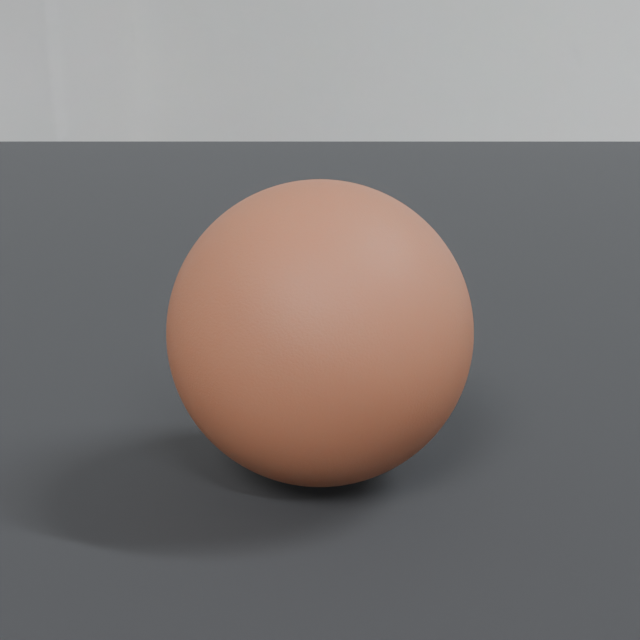
#> input picture anthroforge-v2/materials-lab/renders/swatch_skin_smooth.png, 640 x 640 px, found by its file name
$ python make_contact_sheet.py
#> lines starting #> are read from the running program, lines starting #| are printed output that depends on the picture
#!/usr/bin/env python3
"""Stitch the 8 material swatches + head render into one labelled 3x3 contact sheet."""
import os
from PIL import Image, ImageDraw

LAB = os.path.expanduser("~/workspace/anthroforge-v2/materials-lab")
TILES = [
    ("swatch_skin_smooth.png", "skin_smooth - bare skin"),
    ("swatch_skin_furred_base.png", "skin_furred_base - undercoat floor"),
    ("swatch_nose_leather.png", "nose_leather - Poly Haven grain"),
    ("swatch_teeth_enamel.png", "teeth_enamel - warm SSS"),
    ("swatch_claw_keratin.png", "claw_keratin - anisotropic streaks"),
    ("swatch_eye.png", "eye - iris ball + cornea shell"),
    ("swatch_tongue_mouth.png", "tongue_mouth - saliva coat"),
    ("swatch_scar_tissue.png", "scar_tissue - derived pale"),
    ("head_skin_smooth.png", "HEAD - skin_smooth on neutral base head v1"),
]
TILE = 512
LABEL = 34
cols, rows = 3, 3
sheet = Image.new("RGB", (cols * TILE, rows * (TILE + LABEL)), (24, 24, 26))
d = ImageDraw.Draw(sheet)
for i, (fn, label) in enumerate(TILES):
    p = os.path.join(LAB, "renders", fn)
    img = Image.open(p).convert("RGB")
    img.thumbnail((TILE, TILE))
#> img: PIL image 512x512 RGB
    x = (i % cols) * TILE + (TILE - img.width) // 2
#> x = 0
    y = (i // cols) * (TILE + LABEL)
    sheet.paste(img, (x, y))
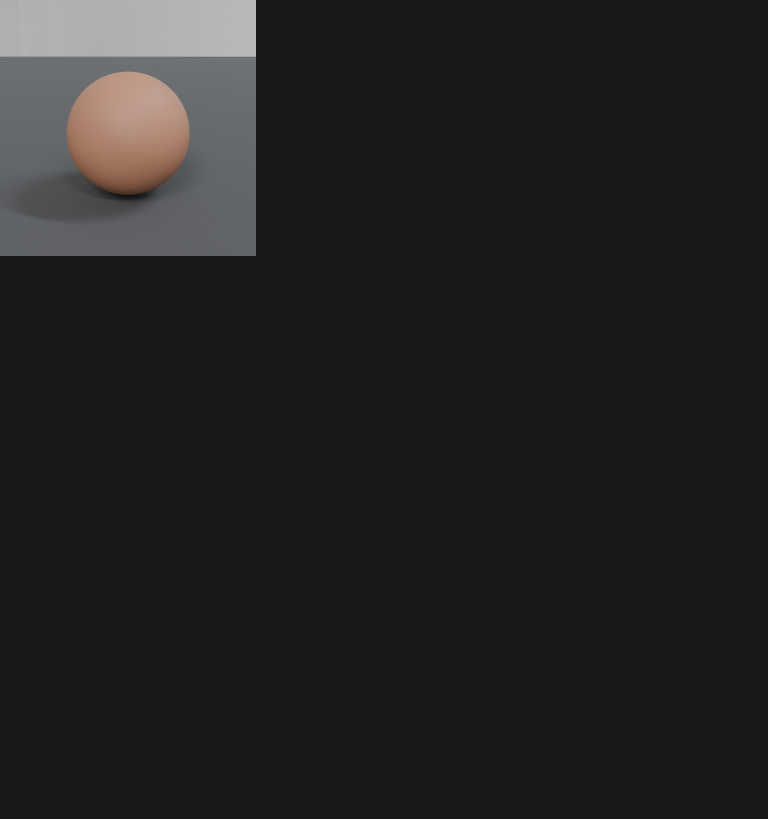
#> sheet: PIL image 1536x1638 RGB (shown at 1/2 size); mean R, G, B 34.8, 34.2, 35.8
    d.text(((i % cols) * TILE + 10, y + TILE + 9), label, fill=(235, 230, 220))
#> pass 2 of the loop `for i, (fn, label) in enumerate(TILES):`:
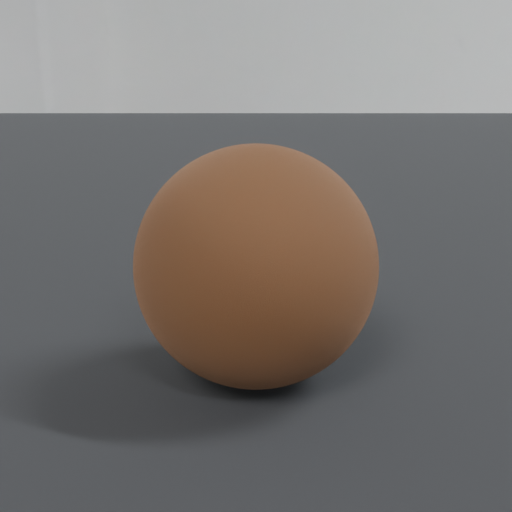
#> input picture anthroforge-v2/materials-lab/renders/swatch_skin_furred_base.png, 512 x 512 px, found by its file name
#> `sheet.paste(img, (x, y))`:
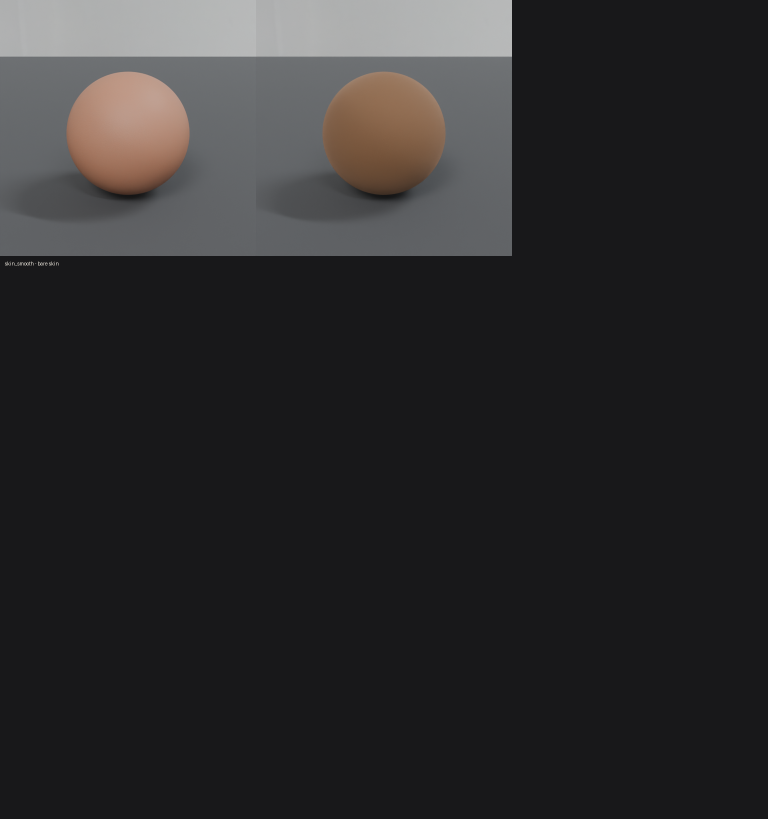
#> sheet: PIL image 1536x1638 RGB (shown at 1/2 size); mean R, G, B 44.8, 43.8, 44.9
#> pass 3 of the loop `for i, (fn, label) in enumerate(TILES):`:
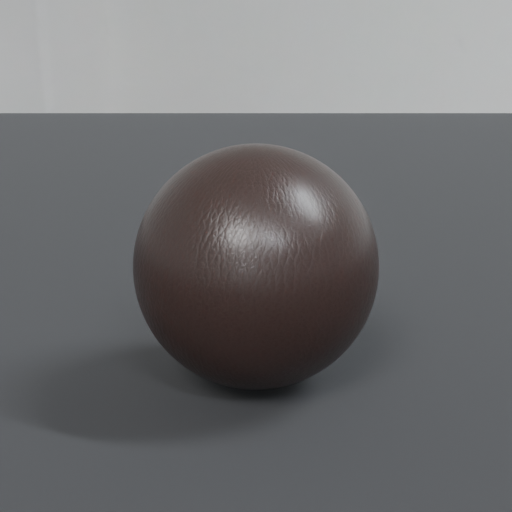
#> input picture anthroforge-v2/materials-lab/renders/swatch_nose_leather.png, 512 x 512 px, found by its file name
#> `sheet.paste(img, (x, y))`:
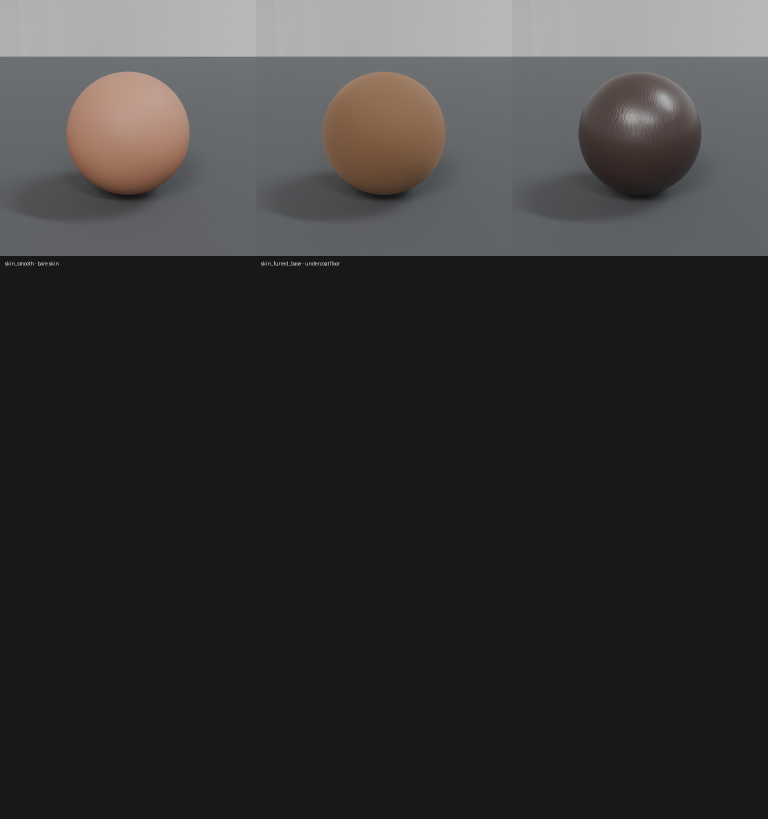
#> sheet: PIL image 1536x1638 RGB (shown at 1/2 size); mean R, G, B 53.9, 53, 54
#> (the run stopped early here; a loop or call above may not have finished)
